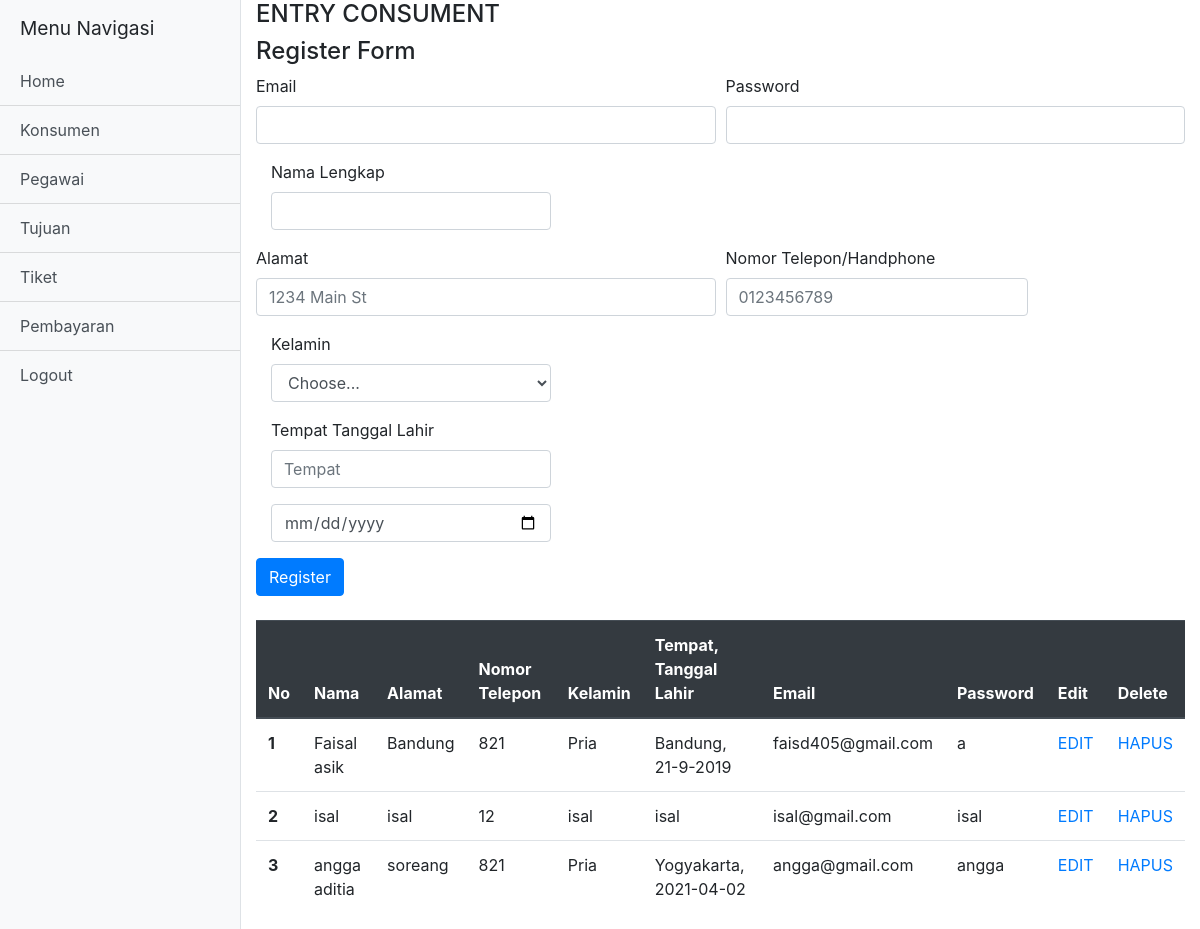
Page /datakonsumen.php (signed in) on the committed database.
### tables this page shows
CREATE TABLE `konsumen` (
  `id_konsumen` int(11) NOT NULL,
  `nama_konsumen` varchar(50) NOT NULL,
  `alamat` varchar(32) NOT NULL,
  `no_telp` int(11) NOT NULL,
  `kelamin` varchar(32) NOT NULL,
  `TTL` varchar(50) NOT NULL,
  `email` varchar(32) NOT NULL,
  `password` varchar(32) NOT NULL
);

### datakonsumen.php (the view, shortened to what this page needs)
<!DOCTYPE html>
<html lang="en">
<head>
    <link href="dist/vendor/bootstrap/css/bootstrap.min.css" rel="stylesheet">
    <link href="dist/css/simple-sidebar.css" rel="stylesheet">
</head>
<body>
    <div class="d-flex" id="wrapper">
        <div class="bg-light border-right" id="sidebar-wrapper">
            <div class="sidebar-heading">Menu Navigasi </div>
            <div class="list-group list-group-flush">
                <a href="indexadmin.php" class="list-group-item list-group-item-action bg-light">Home</a>
                <a href="datakonsumen.php" class="list-group-item list-group-item-action bg-light">Konsumen</a>
                <a href="datapegawai.php" class="list-group-item list-group-item-action bg-light">Pegawai</a>
                <a href="tujuan.php" class="list-group-item list-group-item-action bg-light">Tujuan</a>
                <a href="tiket.php" class="list-group-item list-group-item-action bg-light">Tiket</a>
                <a href="pembayaran.php" class="list-group-item list-group-item-action bg-light">Pembayaran</a>
                <a href="logoutadmin.php" class="list-group-item list-group-item-action bg-light">Logout</a>
            </div>
        </div>
        <div class="container-fluid">
            <h4>ENTRY CONSUMENT</h4>
            <form method="POST" action="tambahkonsumen_aksi.php">
                <h4>Register Form</h4>
                <div class="form-row">
                    <div class="form-group col-md-6">
                        <label for="inputEmail4">Email</label>
                        <input type="email" class="form-control" id="inputEmail4" name="email">
                    </div>
                    <div class="form-group col-md-6">
                        <label for="inputPassword4">Password</label>
                        <input type="password" class="form-control" id="inputPassword4" name="password">
                    </div>
                </div>
                <div class="form-group col-md-4">
                    <label for="inputName">Nama Lengkap</label>
                    <input type="text" class="form-control" id="inputName" name="nama">
                </div>
                <div class="form-row">
                    <div class="form-group col-md-6">
                        <label for="inputAddress">Alamat</label>
                        <input type="text" class="form-control" id="inputAddress" name="alamat" placeholder="1234 Main St">
                    </div>
                    <div class="form-group col-md-4">
                        <label for="inputNumber">Nomor Telepon/Handphone</label>
                        <input type="number" class="form-control" id="inputNumber" name="telepon" placeholder="0123456789">
                    </div>
                </div>
                <div class="form-group col-md-4">
                    <label for="inputSex">Kelamin</label>
                    <select id="inputSex" class="form-control" name="kelamin">
                        <option selected disabled>Choose...</option>
                    </select>
                </div>
                <div class="form-group col-md-4">
                    <label for="inputDate">Tempat Tanggal Lahir</label>
                    <input type="text" class="form-control" id="inputPlace" name="tempat" placeholder="Tempat">
                </div>
                <div class="form-group col-md-4">
                    <input type="date" class="form-control" id="inputDate" name="tanggal">
                </div>
                <button type="submit" class="btn btn-primary">Register</button>
            </form>
            <br>
            <table class="table">
                <thead class="thead-dark">
                    <tr>
                        <th scope="col">No</th>
                        <th scope="col">Nama</th>
                        <th scope="col">Alamat</th>
                        <th scope="col">Nomor Telepon</th>
                        <th scope="col">Kelamin</th>
                        <th scope="col">Tempat, Tanggal Lahir</th>
                        <th scope="col">Email</th>
                        <th scope="col">Password</th>
                        <th scope="col">Edit</th>
                        <th scope="col">Delete</th>
                    </tr>
                </thead>
                <tbody>
                    <?php
                    include 'koneksi.php';
                    $no = 1;
                    $data = mysqli_query($koneksi, "select * from konsumen");
                    while ($d = mysqli_fetch_array($data)) {
                    ?>
                        <tr>
                            <th scope="row"><?php echo $no++; ?></th>
                            <td><?php echo $d['nama_konsumen']; ?></td>
                            <td><?php echo $d['alamat']; ?></td>
                            <td><?php echo $d['no_telp']; ?></td>
                            <td><?php echo $d['kelamin']; ?></td>
                            <td><?php echo $d['TTL']; ?></td>
                            <td><?php echo $d['email']; ?></td>
                            <td><?php echo $d['password']; ?></td>
                            <td><a href="edit_konsumen.php?id_konsumen=<?php echo $d['id_konsumen']; ?>">EDIT</a></td>
                            <td><a href="hapus_konsumen.php?id_konsumen=<?php echo $d['id_konsumen']; ?>">HAPUS</a></td>
                        </tr>
                    <?php
                    }
                    ?>
                </tbody>
            </table>
        </div>
    </div>
</body>
</html>

### rows in the picture
konsumen: nama_konsumen "Faisal asik", alamat "Bandung", no_telp "821", kelamin "Pria", TTL "Bandung, 21-9-2019", email "faisd405@gmail.com", password "a"
konsumen: nama_konsumen "isal", alamat "isal", no_telp "12", kelamin "isal", TTL "isal", email "isal@gmail.com", password "isal"
konsumen: nama_konsumen "angga aditia", alamat "soreang", no_telp "821", kelamin "Pria", TTL "Yogyakarta, 2021-04-02", email "angga@gmail.com", password "angga"
